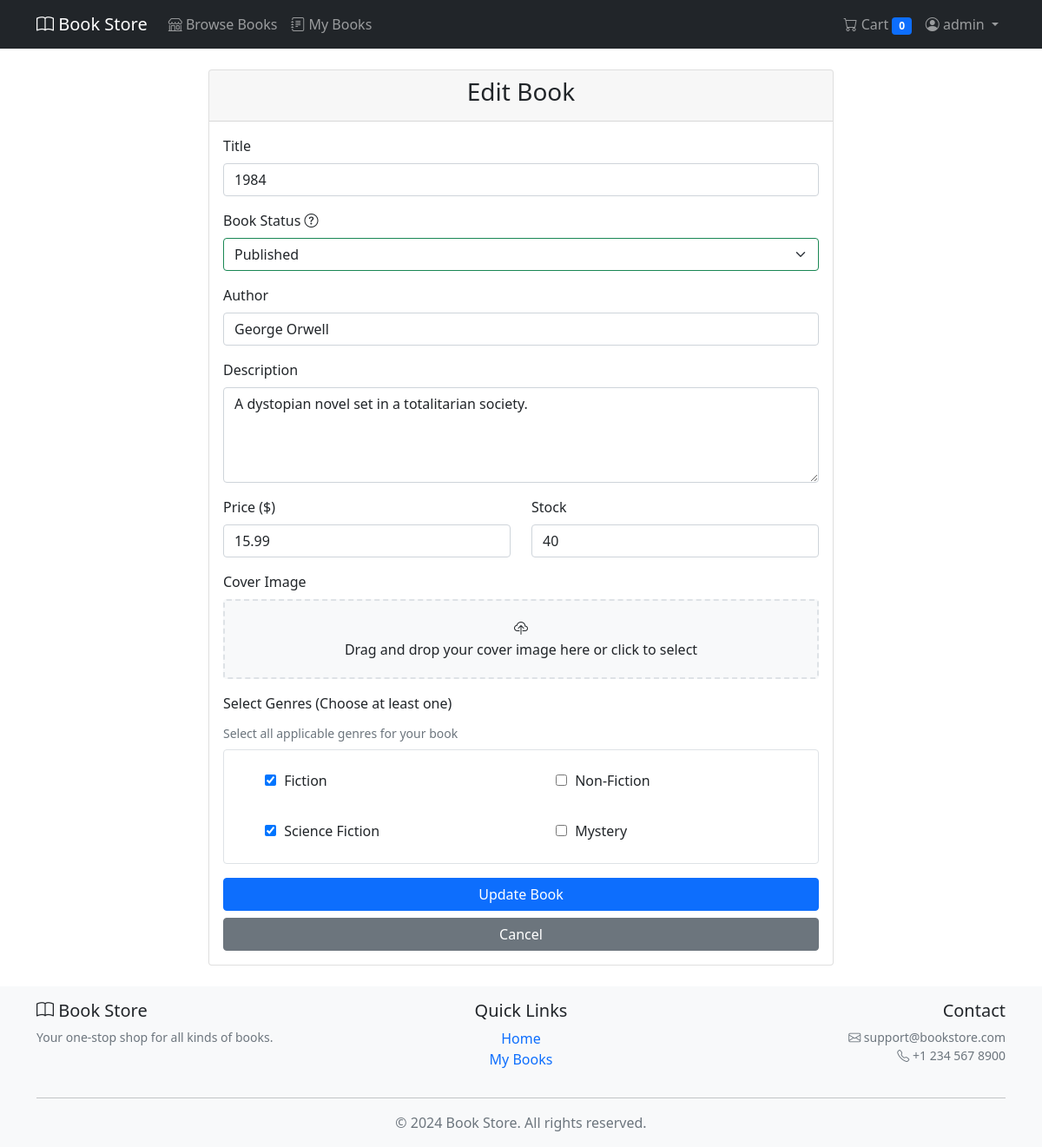
The page /books/book/1984/edit/ (signed in) on the database its author committed.
### accounts/models.py (models this page shows)
class User(AbstractUser):
    email = models.EmailField(unique=True)

### books/models.py (models this page shows, shortened)
class Book(models.Model):
    STATUS_CHOICES = [
        ('draft', 'Draft'),
        ('published', 'Published'),
        ('archived', 'Archived'),
    ]
    title = models.CharField(max_length=200)
    slug = models.SlugField(unique=True, blank=True)
    author = models.CharField(max_length=200)
    description = models.TextField()
    price = models.DecimalField(max_digits=10, decimal_places=2)
    stock = models.IntegerField(default=0)
    cover_image = models.ImageField(upload_to='book_covers/')
    seller = models.ForeignKey(User, on_delete=models.CASCADE)
    genres = models.ManyToManyField(Genre)
    status = models.CharField(max_length=10, choices=STATUS_CHOICES, default='draft')
    view_count = models.PositiveIntegerField(default=0)
    sale_count = models.PositiveIntegerField(default=0)
    favorite_count = models.PositiveIntegerField(default=0)
    created_at = models.DateTimeField(auto_now_add=True)
    updated_at = models.DateTimeField(auto_now=True)
    class Meta:
        ordering = ['-created_at']
        indexes = [
            models.Index(fields=['status', 'created_at']),
            models.Index(fields=['seller', 'status']),
        ]

class Genre(models.Model):
    name = models.CharField(max_length=100)
    description = models.TextField(blank=True)
    slug = models.SlugField(unique=True, blank=True)
    def __str__(self):
        return self.name

### books/views.py (the view)
# urls.py: path('book/<slug:slug>/edit/', views.edit_book, name='edit_book'),
@login_required
def edit_book(request, slug):
    book = get_object_or_404(Book, slug=slug)
    if book.seller != request.user:
        messages.error(request, 'You do not have permission to edit this book.')
        return redirect('books:book_detail', slug=slug)
    if request.method == 'POST':
        form = BookForm(request.POST, request.FILES, instance=book)
        if form.is_valid():
            book = form.save()
            messages.success(request, 'Book updated successfully!')
            return redirect('books:book_detail', slug=book.slug)
    else:
        form = BookForm(instance=book)
    return render(request, 'books/book_form.html', {
        'form': form,
        'title': 'Edit Book',
        'button_text': 'Update Book'
    })

### templates/books/book_form.html (shortened to what this page needs)
{% extends 'base/base.html' %}
{% block content %}
<div class="container">
    <div class="row justify-content-center">
        <div class="col-md-8">
            <div class="card">
                <div class="card-header">
                    <h3 class="text-center">{{ title }}</h3>
                </div>
                <div class="card-body">
                    <form method="post" enctype="multipart/form-data" id="bookForm">
                        <div class="mb-3">
                            <label for="{{ form.title.id_for_label }}" class="form-label">Title</label>
                            {{ form.title }}
                        </div>
                        <div class="mb-3">
                            <label for="{{ form.status.id_for_label }}" class="form-label">
                                {{ form.status.label }}
                                <i class="bi bi-question-circle" data-bs-toggle="tooltip" title="{{ form.status.help_text }}"></i>
                            </label>
                            {{ form.status }}
                        </div>
                        <div class="mb-3">
                            <label for="{{ form.author.id_for_label }}" class="form-label">Author</label>
                            {{ form.author }}
                        </div>
                        <div class="mb-3">
                            <label for="{{ form.description.id_for_label }}" class="form-label">Description</label>
                            {{ form.description }}
                        </div>
                        <div class="row">
                            <div class="col-md-6">
                                <div class="mb-3">
                                    <label for="{{ form.price.id_for_label }}" class="form-label">Price ($)</label>
                                    {{ form.price }}
                                </div>
                            </div>
                            <div class="col-md-6">
                                <div class="mb-3">
                                    <label for="{{ form.stock.id_for_label }}" class="form-label">Stock</label>
                                    {{ form.stock }}
                                </div>
                            </div>
                        </div>
                        <div class="mb-3">
                            <label class="form-label">Cover Image</label>
                            <div class="drop-zone" id="dropZone">
                                <i class="bi bi-cloud-upload"></i>
                                <p class="mb-0">Drag and drop your cover image here or click to select</p>
                            </div>
                        </div>
                        <div class="mb-3">
                            <label class="form-label">{{ form.genres.label }}</label>
                            {% if form.genres.help_text %}
                            <small class="form-text text-muted d-block mb-2">{{ form.genres.help_text }}</small>
                            {% endif %}
                            <div class="genres-container">
                                <div class="row g-3">
                                    {% for checkbox in form.genres %}
                                    <div class="col-md-6">
                                        <div class="genre-item">
                                            <div class="form-check">
                                                {{ checkbox.tag }}
                                                <label class="form-check-label" for="{{ checkbox.id_for_label }}">
                                                    {{ checkbox.choice_label }}
                                                </label>
                                            </div>
                                        </div>
                                    </div>
                                    {% endfor %}
                                </div>
                            </div>
                        </div>
                        <div class="d-grid gap-2">
                            <button type="submit" class="btn btn-primary" id="submitButton">
                                <span class="button-text">{{ button_text }}</span>
                            </button>
                            <a href="{% url 'books:my_books' %}" class="btn btn-secondary">Cancel</a>
                        </div>
                    </form>
                </div>
            </div>
        </div>
    </div>
</div>
{% endblock %}

### templates/base/base.html (shortened to what this page needs)
<!DOCTYPE html>
<html lang="en">
<head>
    <link href="https://cdn.jsdelivr.net/npm/bootstrap@5.1.3/dist/css/bootstrap.min.css" rel="stylesheet">
    <link rel="stylesheet" href="https://cdn.jsdelivr.net/npm/bootstrap-icons@1.7.2/font/bootstrap-icons.css">
    <link rel="stylesheet" href="https://cdnjs.cloudflare.com/ajax/libs/font-awesome/6.0.0/css/all.min.css">
    <link rel="stylesheet" href="https://unpkg.com/dropzone@5/dist/min/dropzone.min.css">
</head>
<body class="d-flex flex-column min-vh-100">
    <nav class="navbar navbar-expand-lg navbar-dark bg-dark">
        <div class="container">
            <a class="navbar-brand" href="{% url 'home' %}">
                <i class="bi bi-book"></i> Book Store
            </a>
            <div class="collapse navbar-collapse" id="navbarNav">
                <ul class="navbar-nav me-auto">
                    <li class="nav-item">
                        <a class="nav-link" href="{% url 'home' %}">
                            <i class="bi bi-shop"></i> Browse Books
                        </a>
                    </li>
                    {% if user.is_authenticated %}
                    <li class="nav-item">
                        <a class="nav-link" href="{% url 'books:my_books' %}">
                            <i class="bi bi-journal-text"></i> My Books
                        </a>
                    </li>
                    {% endif %}
                </ul>
                <ul class="navbar-nav">
                    {% if user.is_authenticated %}
                        <li class="nav-item">
                            <a class="nav-link" href="{% url 'orders:cart' %}">
                                <i class="bi bi-cart"></i> Cart
                                <span class="badge bg-primary">0</span>
                            </a>
                        </li>
                        <li class="nav-item dropdown">
                            <a class="nav-link dropdown-toggle" href="#" id="navbarDropdown" role="button" data-bs-toggle="dropdown">
                                <i class="bi bi-person-circle"></i> {{ user.username }}
                            </a>
                        </li>
                    {% endif %}
                </ul>
            </div>
        </div>
    </nav>
    <main class="container my-4 flex-grow-1">
        {% block content %}{% endblock %}
    </main>
    <footer class="footer py-3 bg-light mt-auto">
        <div class="container">
            <div class="row">
                <div class="col-md-4 text-center text-md-start">
                    <h5><i class="bi bi-book"></i> Book Store</h5>
                    <p class="text-muted small">Your one-stop shop for all kinds of books.</p>
                </div>
                <div class="col-md-4 text-center">
                    <h5>Quick Links</h5>
                    <ul class="list-unstyled">
                        <li><a href="{% url 'home' %}" class="text-decoration-none">Home</a></li>
                        {% if user.is_authenticated %}
                        <li><a href="{% url 'books:my_books' %}" class="text-decoration-none">My Books</a></li>
                        {% endif %}
                    </ul>
                </div>
                <div class="col-md-4 text-center text-md-end">
                    <h5>Contact</h5>
                    <p class="text-muted small">
                        <i class="bi bi-envelope"></i> support@bookstore.com<br>
                        <i class="bi bi-telephone"></i> +1 234 567 8900
                    </p>
                </div>
            </div>
            <hr>
            <div class="text-center">
                <span class="text-muted">© 2024 Book Store. All rights reserved.</span>
            </div>
        </div>
    </footer>
</body>
</html>

### templates/books/book_form.html (style rules this page uses)
.drop-zone { border: 2px dashed #dee2e6; border-radius: 4px; padding: 20px; text-align: center; background: #f8f9fa; cursor: pointer; transition: all 0.3s ease; }
.genres-container { max-height: 300px; overflow-y: auto; border: 1px solid #dee2e6; padding: 15px; border-radius: 4px; background-color: #fff; }
.genre-item { padding: 8px; border-radius: 4px; transition: all 0.2s ease; }
.form-check-label { cursor: pointer; user-select: none; margin-left: 5px; }

### rows shown on the page
User: username "admin"
Book: title "1984", status "Published", author "George Orwell", description "A dystopian novel set in a totalitarian society.", price "15.99", stock "40"
Genre: choice_label "Fiction"
Genre: choice_label "Non-Fiction"
Genre: choice_label "Science Fiction"
Genre: choice_label "Mystery"

### other values the page prints
{{ title }} "Edit Book"
{{ button_text }} "Update Book"
